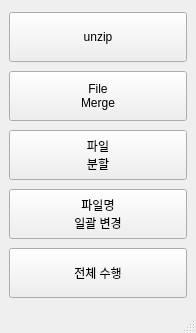
<?xml version="1.0" encoding="UTF-8"?>
<ui version="4.0">
 <class>MainWindow</class>
 <widget class="QMainWindow" name="MainWindow">
  <property name="geometry">
   <rect>
    <x>0</x>
    <y>0</y>
    <width>196</width>
    <height>333</height>
   </rect>
  </property>
  <property name="windowTitle">
   <string>MainWindow</string>
  </property>
  <widget class="QWidget" name="centralwidget">
   <layout class="QGridLayout" name="gridLayout">
    <item row="1" column="0">
     <widget class="QPushButton" name="btn_FileMerge">
      <property name="minimumSize">
       <size>
        <width>0</width>
        <height>50</height>
       </size>
      </property>
      <property name="text">
       <string>File
Merge</string>
      </property>
      <property name="icon">
       <iconset>
        <normaloff>../resources/filemerge.png</normaloff>../resources/filemerge.png</iconset>
      </property>
      <property name="iconSize">
       <size>
        <width>25</width>
        <height>25</height>
       </size>
      </property>
     </widget>
    </item>
    <item row="2" column="0">
     <widget class="QPushButton" name="pushButton_3">
      <property name="minimumSize">
       <size>
        <width>0</width>
        <height>50</height>
       </size>
      </property>
      <property name="text">
       <string>파일
분할</string>
      </property>
     </widget>
    </item>
    <item row="3" column="0">
     <widget class="QPushButton" name="pushButton_4">
      <property name="minimumSize">
       <size>
        <width>0</width>
        <height>50</height>
       </size>
      </property>
      <property name="text">
       <string>파일명
일괄 변경</string>
      </property>
     </widget>
    </item>
    <item row="0" column="0">
     <widget class="QPushButton" name="btn_unzip">
      <property name="minimumSize">
       <size>
        <width>0</width>
        <height>50</height>
       </size>
      </property>
      <property name="text">
       <string>unzip</string>
      </property>
      <property name="icon">
       <iconset>
        <normaloff>../resources/unzip.png</normaloff>../resources/unzip.png</iconset>
      </property>
      <property name="iconSize">
       <size>
        <width>25</width>
        <height>25</height>
       </size>
      </property>
     </widget>
    </item>
    <item row="4" column="0">
     <widget class="QPushButton" name="pushButton_5">
      <property name="minimumSize">
       <size>
        <width>0</width>
        <height>50</height>
       </size>
      </property>
      <property name="text">
       <string>전체 수행</string>
      </property>
     </widget>
    </item>
   </layout>
  </widget>
  <widget class="QMenuBar" name="menubar">
   <property name="geometry">
    <rect>
     <x>0</x>
     <y>0</y>
     <width>196</width>
     <height>21</height>
    </rect>
   </property>
  </widget>
  <widget class="QStatusBar" name="statusbar"/>
 </widget>
 <resources/>
 <connections/>
</ui>
